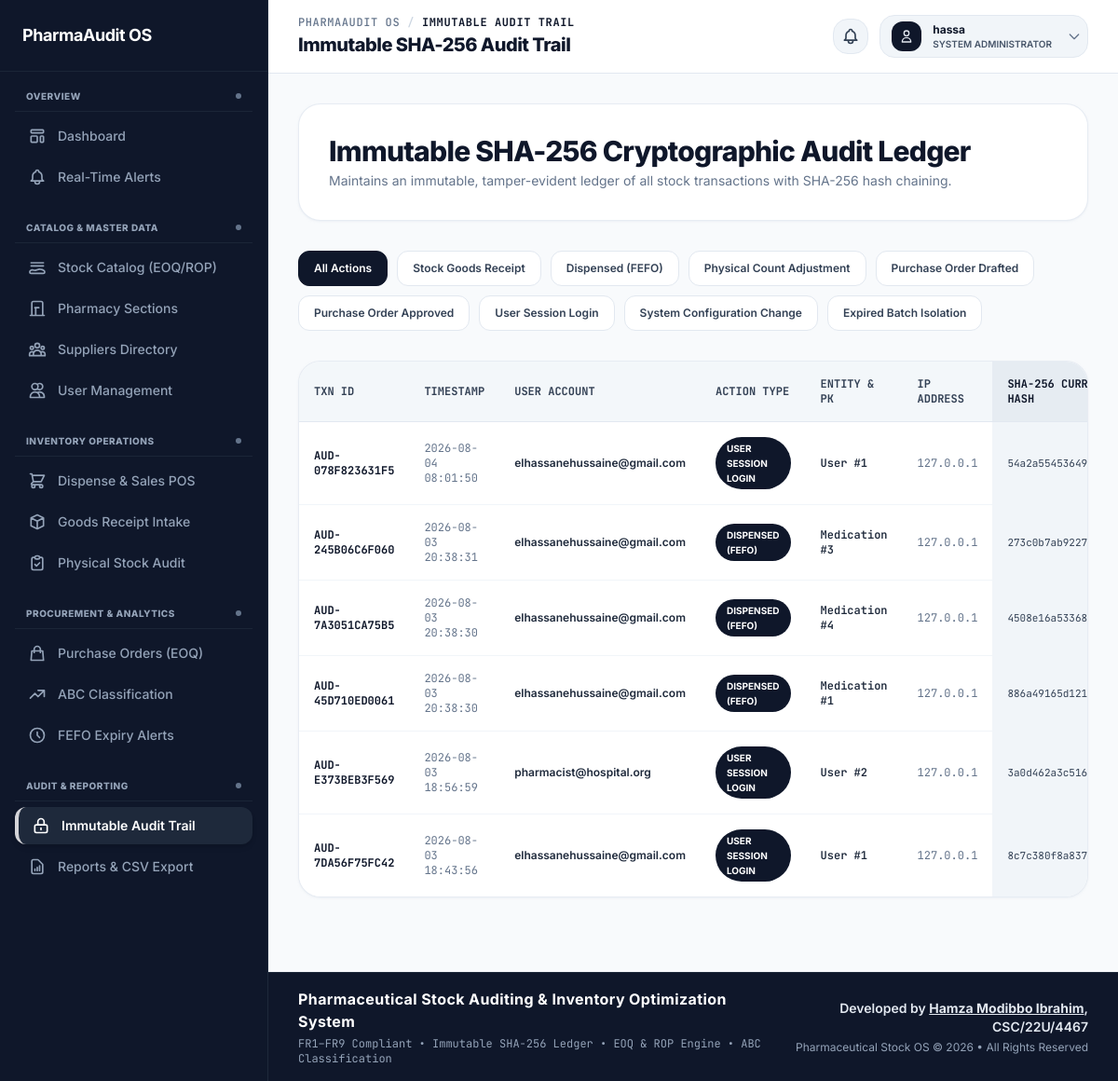
/audit/ledger/ (signed in), run on an earlier commit of the app's database.
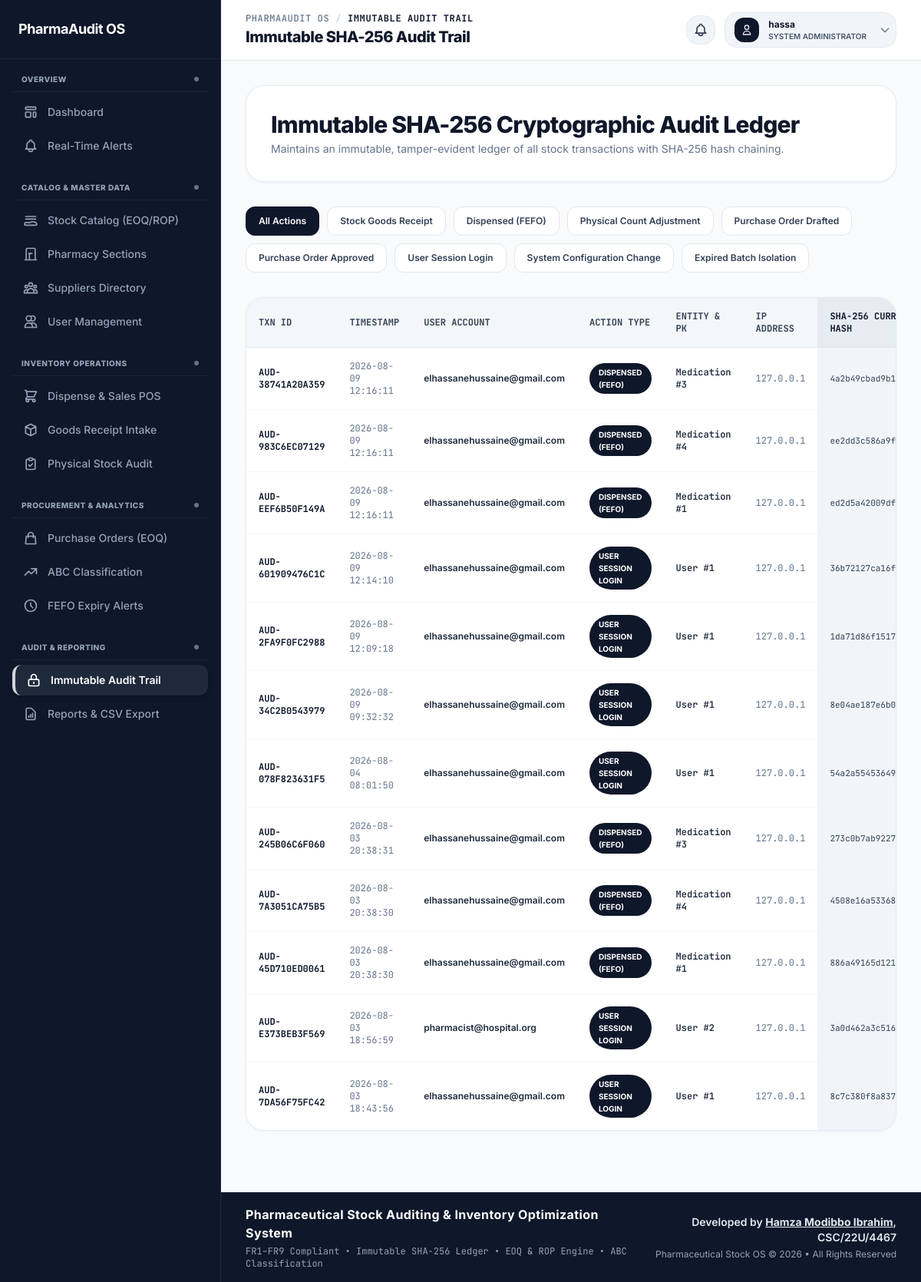
And on a later commit of the database.
### app/models.py (models this page shows, shortened)
class StockAuditLedger(models.Model):
    ACTION_TYPES = (
        ('STOCK_RECEIPT', 'Stock Goods Receipt'),
        ('DISPENSE_FEFO', 'Dispensed (FEFO)'),
        ('STOCK_ADJUSTMENT', 'Physical Count Adjustment'),
        ('PO_CREATE', 'Purchase Order Drafted'),
        ('PO_APPROVE', 'Purchase Order Approved'),
        ('USER_LOGIN', 'User Session Login'),
        ('CONFIG_CHANGE', 'System Configuration Change'),
        ('QUARANTINE', 'Expired Batch Isolation'),
    )
    transaction_id = models.CharField(max_length=64, unique=True, editable=False)
    timestamp = models.DateTimeField(auto_now_add=True)
    user_identity = models.CharField(max_length=150, default='system')
    action_type = models.CharField(max_length=30, choices=ACTION_TYPES)
    affected_entity = models.CharField(max_length=100, default='Medication')
    entity_pk = models.CharField(max_length=100, default='N/A')
    before_data = models.TextField(blank=True, default='{}')
    after_data = models.TextField(blank=True, default='{}')
    ip_address = models.GenericIPAddressField(null=True, blank=True)
    reason = models.TextField(blank=True)
    previous_hash = models.CharField(max_length=64, default='0' * 64)
    current_hash = models.CharField(max_length=64, editable=False)
    class Meta:
        ordering = ['-timestamp']
    def verify_integrity(self):
        payload = f"{self.transaction_id}:{self.user_identity}:{self.action_type}:{self.affected_entity}:{self.entity_pk}:{self.before_data}:{self.after_data}:{self.previous_hash}"
        computed = hashlib.sha256(payload.encode('utf-8')).hexdigest()
        return computed == self.current_hash

### app/views.py (the view)
# urls.py: path('audit/ledger/', views.stock_audit_ledger_view, name='stock_audit_ledger'),
@login_required
def stock_audit_ledger_view(request):
    action_filter = request.GET.get('action', '')
    audits = StockAuditLedger.objects.all()
    if action_filter:
        audits = audits.filter(action_type=action_filter)
    verified_logs = []
    all_intact = True
    for log in audits:
        valid = log.verify_integrity()
        if not valid:
            all_intact = False
        verified_logs.append({'log': log, 'is_valid': valid})
    context = {
        'verified_logs': verified_logs,
        'all_intact': all_intact,
        'action_choices': StockAuditLedger.ACTION_TYPES,
        'action_filter': action_filter,
    }
    return render(request, 'audit/ledger.html', context)

### app/models.py (called while the page is built)
    @property
    def is_admin(self):
        return self.role == 'ADMIN' or self.is_superuser

### app/templates/audit/ledger.html (shortened to what this page needs)
{% extends 'base.html' %}
{% block main_content %}
<div class="space-y-8">
    <div class="bg-white border border-slate-200/80 rounded-3xl p-6 sm:p-8 shadow-sm shadow-slate-200/50 flex flex-col md:flex-row md:items-center justify-between gap-6">
        <div>
            <h1 class="text-2xl sm:text-3xl font-extrabold tracking-tight text-slate-900">Immutable SHA-256 Cryptographic Audit Ledger</h1>
            <p class="text-sm text-slate-500 font-sans mt-1">Maintains an immutable, tamper-evident ledger of all stock transactions with SHA-256 hash chaining.</p>
        </div>
    </div>
    <div class="flex flex-wrap gap-2.5 text-xs font-semibold">
        <a href="{% url 'stock_audit_ledger' %}" class="px-4 py-2.5 rounded-xl border transition {% if not action_filter %}bg-slate-900 text-white border-slate-900 shadow-xs{% else %}bg-white text-slate-700 border-slate-200 hover:bg-slate-50{% endif %}">
            All Actions
        </a>
        {% for code, label in action_choices %}
        <a href="{% url 'stock_audit_ledger' %}?action={{ code }}" class="px-4 py-2.5 rounded-xl border transition {% if action_filter == code %}bg-slate-800 text-white border-slate-800 shadow-xs{% else %}bg-white text-slate-700 border-slate-200 hover:bg-slate-50{% endif %}">
            {{ label }}
        </a>
        {% endfor %}
    </div>
    <div class="bg-white border border-slate-200/80 rounded-3xl shadow-sm shadow-slate-200/50 overflow-hidden">
        <div class="overflow-x-auto">
            <table class="w-full text-left text-xs border-collapse">
                <thead>
                    <tr class="bg-slate-100/80 text-slate-700 uppercase border-b border-slate-200 font-mono">
                        <th class="p-4 font-bold">Txn ID</th>
                        <th class="p-4 font-bold">Timestamp</th>
                        <th class="p-4 font-bold">User Account</th>
                        <th class="p-4 font-bold">Action Type</th>
                        <th class="p-4 font-bold">Entity & PK</th>
                        <th class="p-4 font-bold">IP Address</th>
                        <th class="p-4 font-bold bg-slate-200/70 text-slate-900">SHA-256 Current Hash</th>
                    </tr>
                </thead>
                <tbody class="divide-y divide-slate-100 bg-white">
                    {% for item in verified_logs %}
                    <tr class="hover:bg-slate-50 transition">
                        <td class="p-4 font-bold text-slate-900 font-mono">{{ item.log.transaction_id }}</td>
                        <td class="p-4 text-slate-500 font-mono">{{ item.log.timestamp|date:"Y-m-d H:i:s" }}</td>
                        <td class="p-4 font-semibold text-slate-800">{{ item.log.user_identity }}</td>
                        <td class="p-4">
                            <span class="inline-block px-3 py-1 bg-slate-900 text-white text-[10px] font-bold rounded-full uppercase shadow-2xs">
                                {{ item.log.get_action_type_display }}
                            </span>
                        </td>
                        <td class="p-4 font-semibold text-slate-800 font-mono">{{ item.log.affected_entity }} #{{ item.log.entity_pk }}</td>
                        <td class="p-4 text-slate-500 font-mono">{{ item.log.ip_address|default:"127.0.0.1" }}</td>
                        <td class="p-4 bg-slate-100 font-mono text-[11px] text-slate-700 truncate max-w-[160px]" title="{{ item.log.current_hash }}">
                            {{ item.log.current_hash }}
                        </td>
                    </tr>
                    {% empty %}
                    <tr>
                        <td colspan="8" class="p-8 text-center text-slate-500 text-sm">No audit log entries recorded for this filter.</td>
                    </tr>
                    {% endfor %}
                </tbody>
            </table>
        </div>
    </div>
</div>
{% endblock %}

What changed in the data, as far as the page shows it:
added StockAuditLedger: log.transaction_id "AUD-38741A20A359", log.timestamp "2026-08-09 12:16:11", log.user_identity "elhassanehussaine@gmail.com", log.action_type "DISPENSED (FEFO)", log.affected_entity "Medication", log.entity_pk "3", log.ip_address "127.0.0.1", log.current_hash "4a2b49cbad9b1ea400…"
added StockAuditLedger: log.transaction_id "AUD-983C6EC07129", log.timestamp "2026-08-09 12:16:11", log.user_identity "elhassanehussaine@gmail.com", log.action_type "DISPENSED (FEFO)", log.affected_entity "Medication", log.entity_pk "4", log.ip_address "127.0.0.1", log.current_hash "ee2dd3c586a9f4d6c8…"
added StockAuditLedger: log.transaction_id "AUD-EEF6B50F149A", log.timestamp "2026-08-09 12:16:11", log.user_identity "elhassanehussaine@gmail.com", log.action_type "DISPENSED (FEFO)", log.affected_entity "Medication", log.entity_pk "1", log.ip_address "127.0.0.1", log.current_hash "ed2d5a42009df26290…"
added StockAuditLedger: log.transaction_id "AUD-601909476C1C", log.timestamp "2026-08-09 12:14:10", log.user_identity "elhassanehussaine@gmail.com", log.action_type "USER SESSION LOGIN", log.affected_entity "User", log.entity_pk "1", log.ip_address "127.0.0.1", log.current_hash "36b72127ca16f272d4…"
added StockAuditLedger: log.transaction_id "AUD-2FA9F0FC2988", log.timestamp "2026-08-09 12:09:18", log.user_identity "elhassanehussaine@gmail.com", log.action_type "USER SESSION LOGIN", log.affected_entity "User", log.entity_pk "1", log.ip_address "127.0.0.1", log.current_hash "1da71d86f15176bd95…"
added StockAuditLedger: log.transaction_id "AUD-34C2B0543979", log.timestamp "2026-08-09 09:32:32", log.user_identity "elhassanehussaine@gmail.com", log.action_type "USER SESSION LOGIN", log.affected_entity "User", log.entity_pk "1", log.ip_address "127.0.0.1", log.current_hash "8e04ae187e6b027491…"
